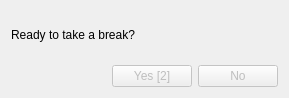
<?xml version="1.0" encoding="UTF-8"?>
<ui version="4.0">
 <class>msgBox</class>
 <widget class="QDialog" name="msgBox">
  <property name="geometry">
   <rect>
    <x>0</x>
    <y>0</y>
    <width>289</width>
    <height>98</height>
   </rect>
  </property>
  <property name="windowTitle">
   <string>QJLT - Break Reminder</string>
  </property>
  <property name="windowIcon">
   <iconset>
    <normaloff>:/Main.ico</normaloff>:/Main.ico</iconset>
  </property>
  <layout class="QVBoxLayout" name="verticalLayout">
   <item>
    <widget class="QLabel" name="label">
     <property name="text">
      <string>Ready to take a break?</string>
     </property>
    </widget>
   </item>
   <item>
    <layout class="QHBoxLayout" name="horizontalLayout">
     <item>
      <spacer name="horizontalSpacer">
       <property name="orientation">
        <enum>Qt::Horizontal</enum>
       </property>
       <property name="sizeHint" stdset="0">
        <size>
         <width>40</width>
         <height>20</height>
        </size>
       </property>
      </spacer>
     </item>
     <item>
      <widget class="QPushButton" name="pushButton_Yes">
       <property name="enabled">
        <bool>false</bool>
       </property>
       <property name="text">
        <string>Yes [2]</string>
       </property>
      </widget>
     </item>
     <item>
      <widget class="QPushButton" name="pushButton_No">
       <property name="enabled">
        <bool>false</bool>
       </property>
       <property name="text">
        <string>No</string>
       </property>
      </widget>
     </item>
    </layout>
   </item>
  </layout>
 </widget>
 <resources/>
 <connections/>
</ui>
